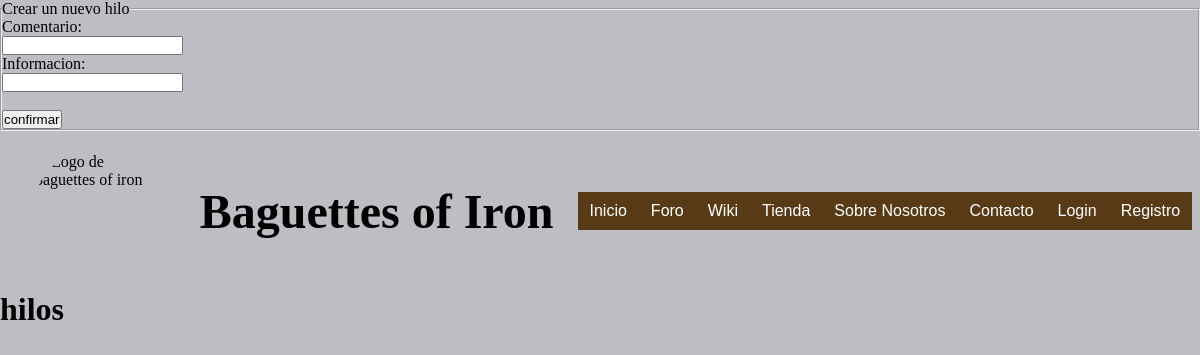
The app's page /forum.php, older data.
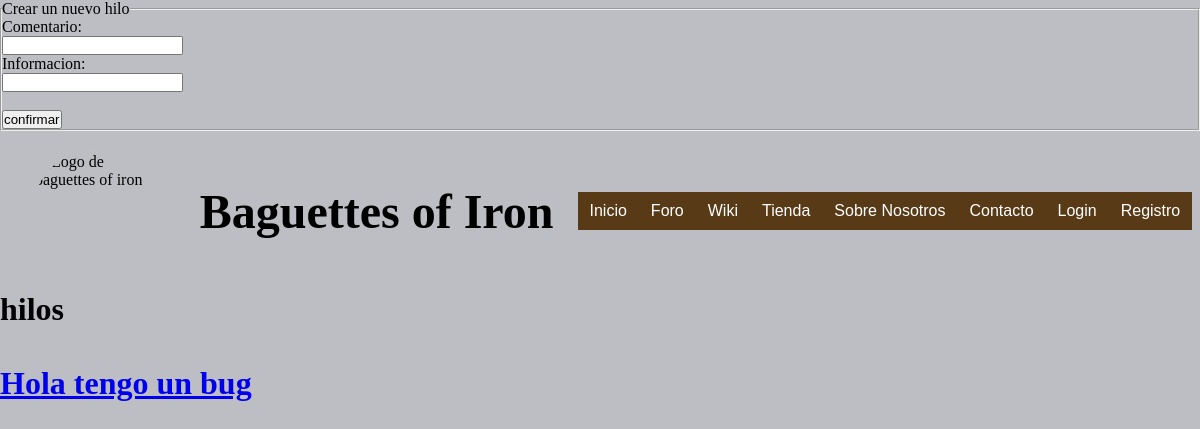
The same page, newer data.
### tables this page shows
CREATE TABLE `hilos` (
  `id` int(10) NOT NULL,
  `titulo` varchar(50) NOT NULL,
  `fecha` date NOT NULL,
  `mensaje` varchar(50) NOT NULL,
  `id_U` int(10) NOT NULL
);

### forum.php (called while the page is built, shortened)
<?php
    require_once('includes/bootup.php');
    require_once('includes/validation.php');
?>
<?php
  if(isset($_GET['pag'])){
    $pagina = $_GET['pag'];
  }
  else $pagina = '1';
  $m=new Mensaje('','','','');
  $foro=$m->cargarhilos($pagina);
  $formulario = new forumForm("forumForm");
  $formularioforo =$formulario->gestiona();
  $contenido=<<<EOF
      $foro
      $formularioforo
      EOF;
      require_once __DIR__.'/includes/plantillas/plantillaform.php';
    ?>

### includes/validation.php (called while the page is built, shortened)
<?php
    function isValidSession(){
        return isset($_SESSION['login'])&&isset($_SESSION['username']);
    }
?>

### includes/bootup.php (called while the page is built, shortened)
<?php
    spl_autoload_register(function($class){
        $prefix="es\\fdi\\ucm\\aw";
        $base_dir = __DIR__;
        $len = strlen($prefix);
        $relative_class = substr($class,$len);
        $file = $base_dir.str_replace('\\','/',$relative_class).'.php';
    });
?>

### includes/aplicacion.php (called while the page is built, shortened)
<?php
    class Aplicacion
    {
        private static  $instance = null;
        private $conn=null;
        public $datosBD=array();
        public static function getInstance(){
            if(Aplicacion::$instance==null)
                Aplicacion::$instance = new Aplicacion();
            return Aplicacion::$instance;
        }
        public function init($datos){
            $this->datosBD= $datos;
        }
        public function conexionBD(){
            if($this->conn==null){
                $this->conn = new \mysqli($this->datosBD['host'],$this->datosBD['user'],$this->datosBD['pass'],$this->datosBD['bd']);
            }
            return $this->conn;
        }
    }
?>

### includes/mensaje.php (the view, shortened to what this page needs)
<?php
	class Mensaje{
		function cargarhilos($numero){
  			$numero_inicial=5*($numero-1);
  			$numero_final =5*($numero);
  			$busca = "SELECT * FROM hilos WHERE id BETWEEN  '$numero_inicial' AND '$numero_final' ";
  			$comentarios = Aplicacion::getInstance()->conexionBD()->query($busca);
			$retur ='<h1>hilos<h1>';
			while($hilo=$comentarios->fetch_assoc()){
				$id1= $hilo['id'];
				$title=$hilo['titulo'];
				$retur.=<<<EOS
				<a href = ' discussion.php?id= $id1 '> $title </a><br>
				EOS;
			}
			return $retur;
		}
	}
?>

### includes/Form.php (shortened to what this page needs)
<?php
abstract class Form
{
    private $formId;
    private $action;
    public function __construct($formId, $opciones = array() )
    {
        $this->formId = $formId;
        $opcionesPorDefecto = array( 'action' => null, );
        $opciones = array_merge($opcionesPorDefecto, $opciones);
        $this->action   = $opciones['action'];
        if ( !$this->action ) {
            $this->action = htmlentities($_SERVER['PHP_SELF']);
        }
    }
    public function gestiona()
    {
        if ( ! $this->formularioEnviado($_POST) ) {
            echo $this->generaFormulario();
        }
    }
    private function formularioEnviado(&$params)
    {
        return isset($params['action']) && $params['action'] == $this->formId;
    }
    private function generaFormulario($errores = array(), &$datos = array())
    {
        $html= $this->generaListaErrores($errores);
        $html .= '<form method="POST" enctype="multipart/form-data" action="'.$this->action.'" id="'.$this->formId.'" >';
        $html .= '<input type="hidden" name="action" value="'.$this->formId.'" />';
        $html .= $this->generaCamposFormulario($datos);
        $html .= '</form>';
        return $html;
    }
    private function generaListaErrores($errores)
    {
        $html='';
        $numErrores = count($errores);
        return $html;
    }
}

### includes/forumForm.php (shortened to what this page needs)
<?php
    class ForumForm extends Form{
		public function generaCamposFormulario($datosIniciales){
			return '<form id="formulario" >
			<fieldset>
				<legend>Crear un nuevo hilo</legend>
				<label for="comentario">Comentario:</label><br>
				<input id="comentario" type = "text" name ="comentario" value=" ">
				<br/>
				<label for="informacion">Informacion:</label><br>
				<input id="informacion" type = "text" name ="informacion" value="">
				<br/><br>
				<input type = "submit" value="confirmar">
				</fieldset>
		</form>';
		}
	}

### includes/plantillas/plantillaform.php (shortened to what this page needs)
<?php
    require_once __DIR__.'/../bootup.php';
    require_once __DIR__.'/../validation.php';
?>
<!DOCTYPE html>
<html lang="es" dir="ltr">
  <head>
    <link rel="stylesheet" type = "text/css" href="css/master.css?v=<?php echo(rand());?>">
    <link rel="stylesheet" type = "text/css" href="css/color.css?v=<?php echo(rand());?>">
    <body>
      <?php
         require_once __DIR__.'/../comun/header.php';
       ?>
      <?= $contenido ?>
    </body>
</html>

### includes/comun/header.php
<div class="header-app row">
    <div class="header-izda">
        <img class="header-element logo" src="img/logo_baguettes_of_iron.jpg" alt="Logo de baguettes of iron"></li>
    </div>
    <div class="header-izda">
        <h1>Baguettes of Iron</h1></li>
    </div>
    <div id="header">
                <ul class="nav">
                    <li><a href="index.php">Inicio</a></li>
                    <li><a href="forum.php?pag=1">Foro </a></li>
                    <li><a href="wiki.php">Wiki </a></li>
                    <li><a href="store.php">Tienda</a></li>
                    <li><a href="about.php">Sobre Nosotros</a></li>
                    <li><a href="contact.php">Contacto</a></li>
                    <?php
                if(isValidSession()&&$_SESSION['login']){
                    ?>
                    <li><a href="dashboard.php">  <?php echo $_SESSION['username'].' ' ?><i class="fas fa-user"></i></a>
                        <ul>
                            <?php
                                if($_SESSION['rol']==1){
                                ?>
                                    <li><a class="text-center" href=""><i class="fas fa-users-cog "></i></a>
                                        <ul>
                                            <li><a href="insert.php">Añadir Producto</a></li>
                                            <li><a href="">Modificar Usuario</a></li>
                                        </ul>
                                    </li>
                                <?php
                                }
                            ?>
                            <li><a href="includes/logout.php"> Cerrar Sesion</a></li>
                        </ul>
                    </li>
                    <?php
                }
                else{
                    ?>
                    <li><a href="login.php">Login</a></li>
                    <li><a href="registro.php">Registro</a></li>
                    <?php
                }
                ?>
        </div>
</div>

### css/master.css (style rules this page uses)
body { background-color: #BDBEC3; }
.header-element { display: inline; vertical-align:middle; margin-left: 1%; }
* { margin:0px; padding:0px; }
.header-app { display: flex; width: 100%; margin: auto; height: 20vh; justify-content: center; align-items:center; }
#header { font-family:Arial, Helvetica, sans-serif; height: 10vh; align-items:center; justify-content: center; display: flex; }
.header-izda { justify-content: center; margin: 0 2vw; }
.header-izda h1 { font-size: 6vh; }
.header-izda img { width: 10vw; border-radius: 100%; }
ul, ol { list-style:none; }
.nav > li { float:left; }
.nav li a { background-color:rgb(88, 58, 23); color:#fff; text-decoration:none; padding:10px 12px; display:block; text-align: center; }

Row changes from the older to the newer data that the page shows:
added hilos: titulo "Hola tengo un bug"
